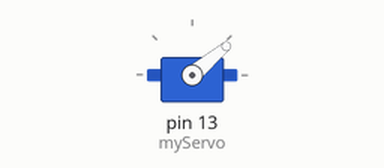
The sketch below on a simulated Arduino Uno, built with avr-gcc and run on an emulated ATmega328P. On the bench: servo.

Above: at 0.05 s.
At 52.85 s:
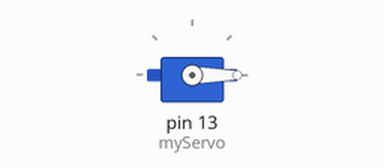
Timing chart, 0 to 68.9 s (numbered marks = the images above):
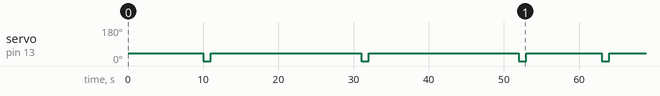

Measured:
- by itself, servo on pin 13 (myServo): repeats every 53.0 s: 2 × (40° 20.0 s, 0° 1.0 s), 40° 10.0 s, 0° 1.0 s

The sketch:

sketch_nov16b.ino
```cpp
#include <Servo.h>

Servo myServo;  // Create a servo object

void setup() {
  myServo.attach(13);  // Attaches the servo to pin 9
}

void loop() {
  myServo.write(40);   // Move servo to 0 degrees
  delay(10000);        // Wait for 1 second
  myServo.write(0);  // Move servo to 90 degrees
  delay(1000);
  myServo.write(40);   // Move servo to 0 degrees
  delay(20000);        // Wait for 1 second
  myServo.write(0);  // Move servo to 90 degrees
  delay(1000);
  myServo.write(40);   // Move servo to 0 degrees
  delay(20000);        // Wait for 1 second
  myServo.write(0);  // Move servo to 90 degrees
  delay(1000);
}
```
